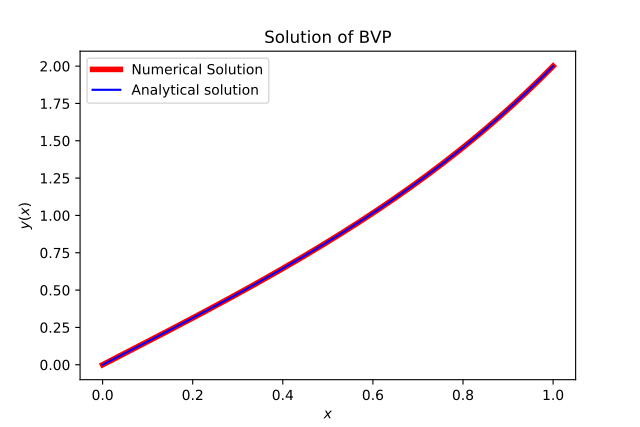

Write Python code to recreate this figure.
"""
Author: Pruthvi Suryadevara
Email:  pruthvi.suryadevara@tifr.res.in
Solving boundary value problems using solve_bvp

"""

import numpy as np
import matplotlib.pyplot as plt
import scipy.integrate as inte
import csv
import os


def f1(x, y):     # Defining second order DE as a pair of first order DE
    return(np.vstack([y[1], 4*(y[0] - x)]))


def bc1(ya, yb):  # Defining the boundary conditions
    return(np.array([ya[0], yb[0]-2]))


t = np.linspace(0, 1, 100)
y_a = np.zeros([2, len(t)])       # Initializing the value of y to zeros
y = inte.solve_bvp(f1, bc1, t, y_a)  # solving using solve_bvp
t_p = np.linspace(0, 1, 200)          # Defining mesh of t for plotting
if y.success:   # Testing for sucess of solution
    print(" The solution is converged to desired accuracy")
else:
    print(" The solution has not converged to desired accuracy")

# Plotting the numerical and actual solutions
y_num = y.sol(t_p)[0]
plt.plot(t_p, y_num, 'r', linewidth=4, label="Numerical Solution")

y_sol = ((np.exp(2)/(np.exp(4) - 1)) * (np.exp(2*t_p) - np.exp(-2*t_p))) + t_p
plt.plot(t_p, y_sol, 'b', label="Analytical solution")
plt.legend()
plt.xlabel("$x$")
plt.ylabel("$y(x)$")
plt.title("Solution of BVP")

# Defining relative error in Percentage, while taking care of division by zero
err = np.zeros(len(y_sol))
for i in range(len(y_sol)):
    if y_sol[i] == 0 and y_num[i] == 0:
        err[i] = 0
    elif y_sol[i] == 0 and y_num[i] != 0:
        err[i] = np.inf
    else:
        err[i] = 100 * (y_num[i] - y_sol[i]) / y_sol[i]

# Tabulating by writing to csv file
if os.path.exists('P_8.csv'):
    os.remove('P_8.csv')       # Removing previously existing table

with open('P_8.csv', 'w', newline='') as file:
    writer = csv.writer(file)
    writer.writerow(["x", "y Numerical", "y Analytical", "y Error (%)"])
    writer.writerows(np.transpose(np.array([t_p, y_num, y_sol, err])))

plt.show()
